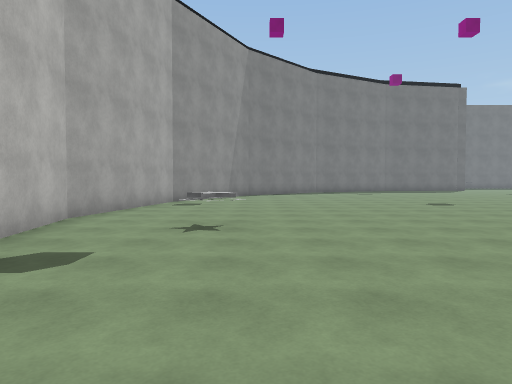
view 1 (above)

24 first-person views from a walk through a Unity game level. The camera is 1.4 m above the floor, tilts 2° down and sees 70° across. The floor is counted in squares, 2 m on a side. Each view is taken from the middle of a square. On the plan, view 1 faces up. The plan holds only what a view shows up to about 11 squares ahead; the rest is blank. The place goes on beyond the plan. The player is left out. Some surface patterns are stand-ins.

view 2
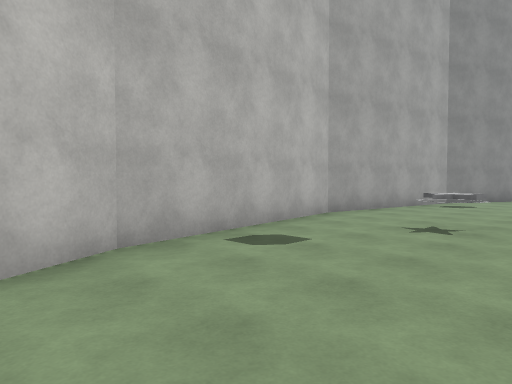

view 3
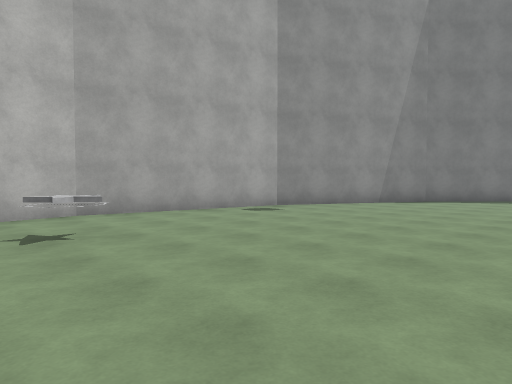

view 4
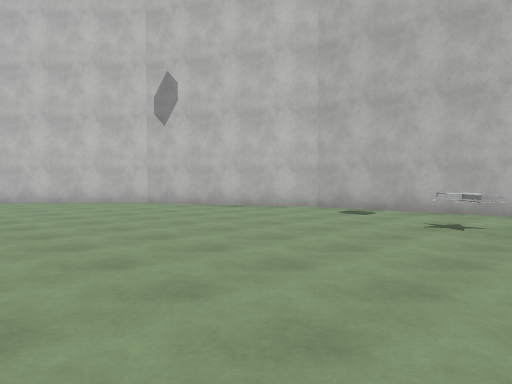

view 5
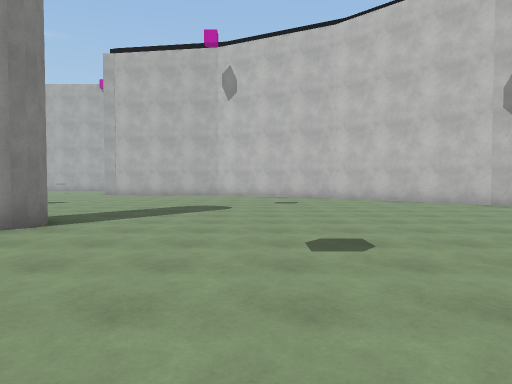

view 6
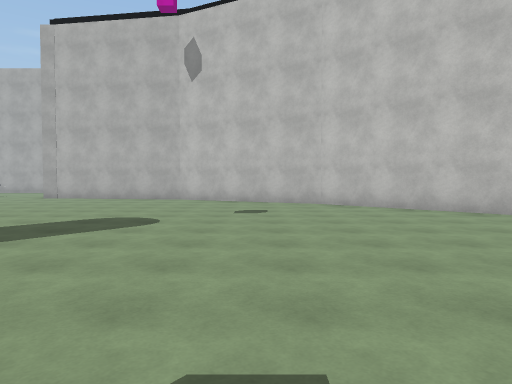

view 7
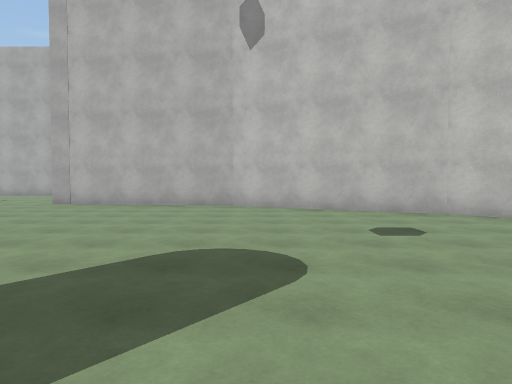

view 8
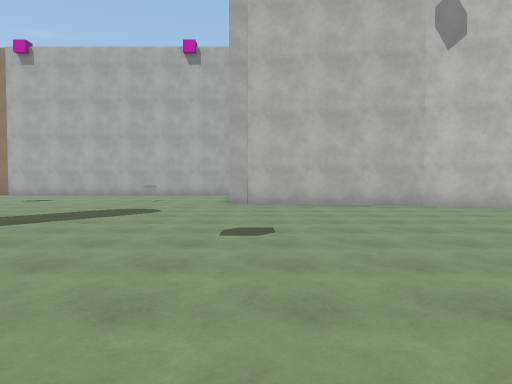

view 9
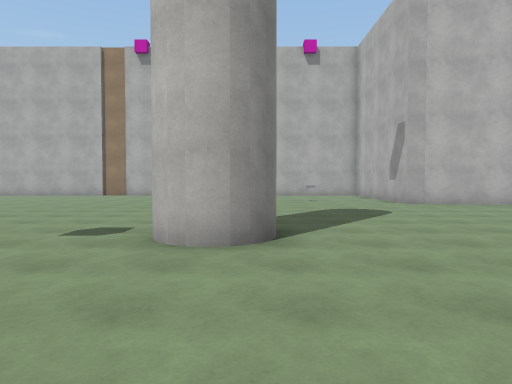

view 10
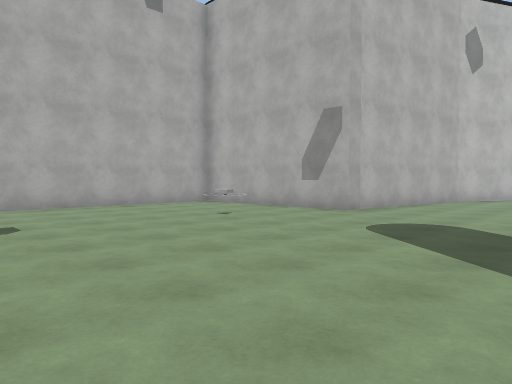

view 11
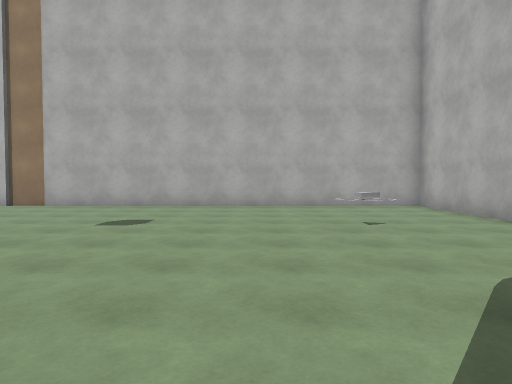

view 12
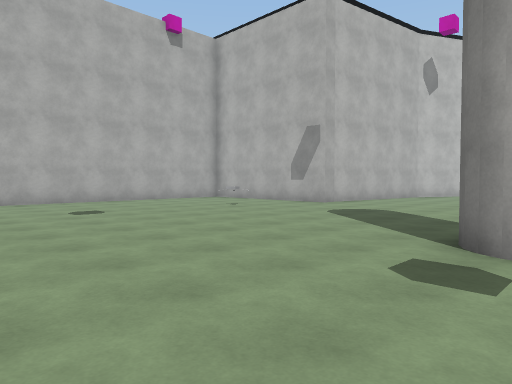

view 13
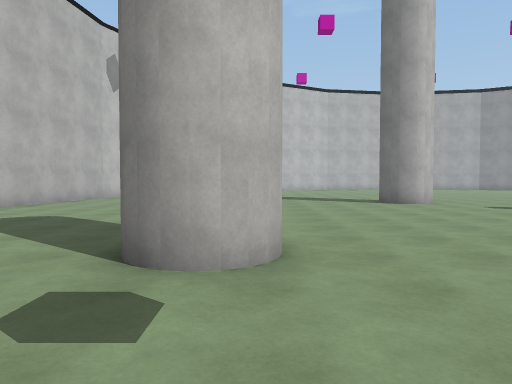

view 14
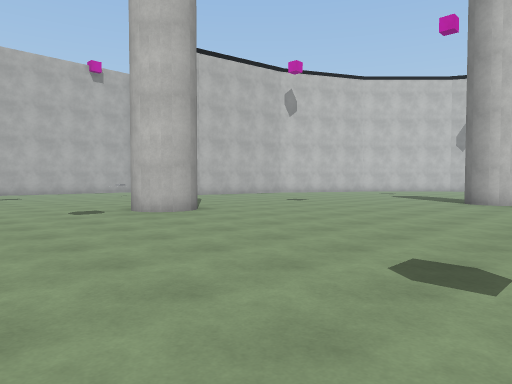

view 15
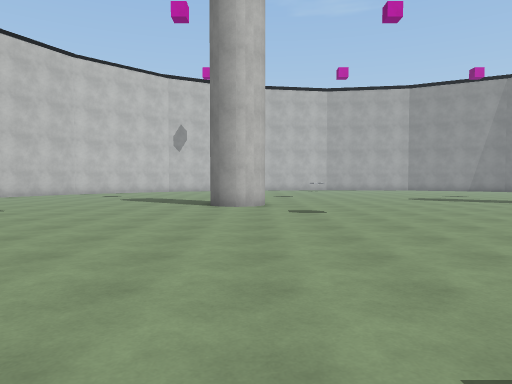

view 16
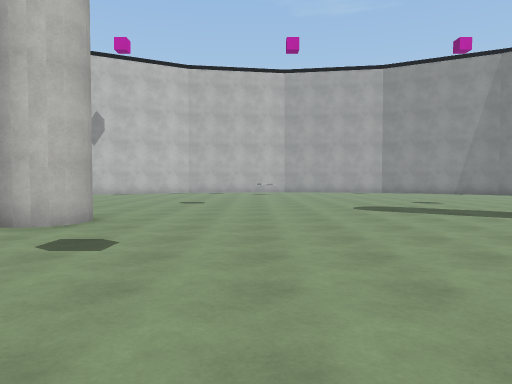

view 17
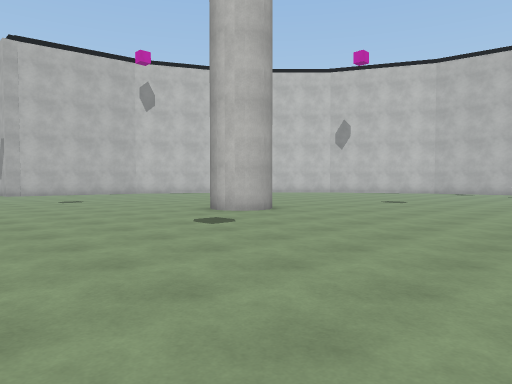

view 18
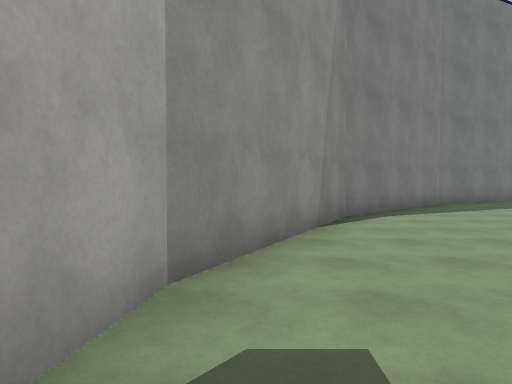

view 19
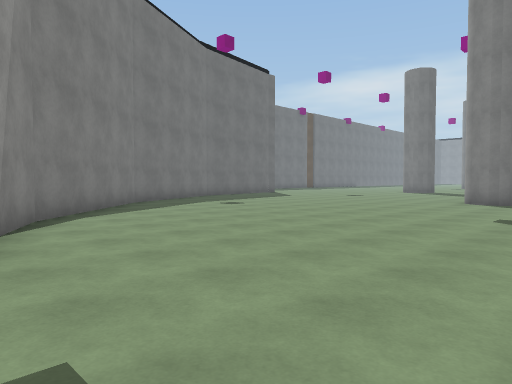

view 20
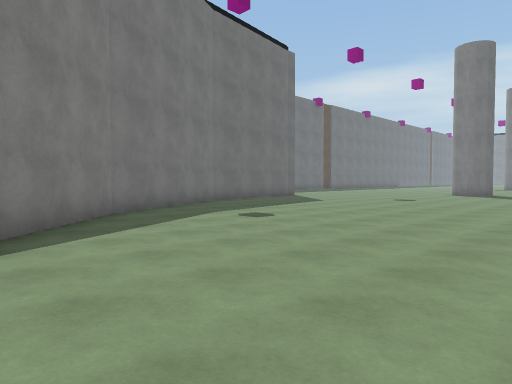

view 21
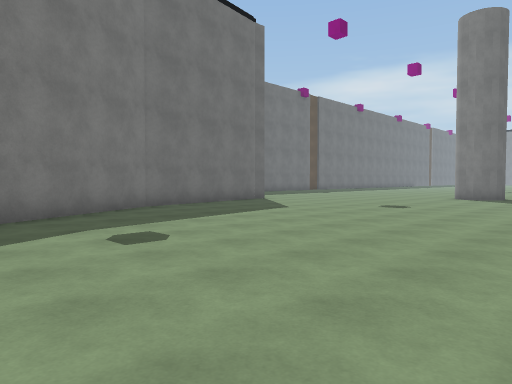

view 22
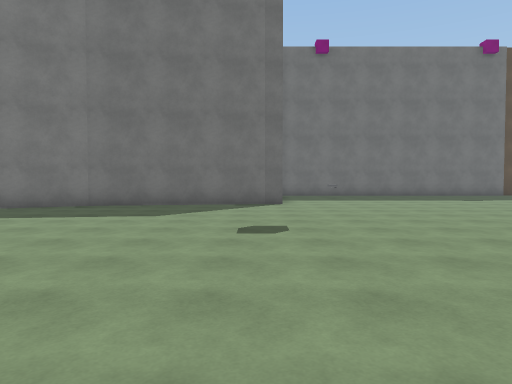

view 23
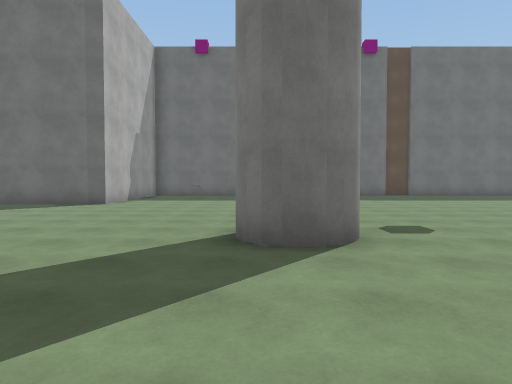

view 24
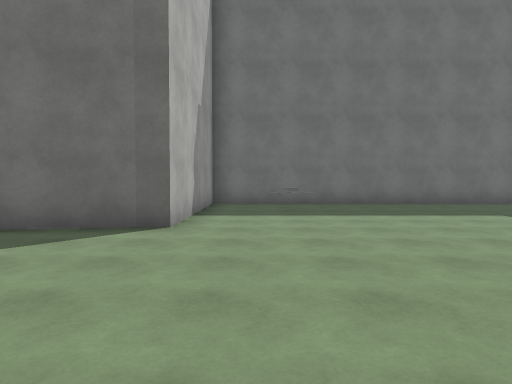

### Floor plan
Key: @ floor where view 1 was taken; # wall or solid block; . floor; O other object.
Columns run from 4 left of view 1 to 22 right of it. Each row starts with its distance up from view 1.
 28                 ### ######
 27                 #.........
 26                 #..O.....
 25                 #..O.....
 24                 #.......
 23                ##..........
 22           ######...........
 21         ###................
 20        ##..................
 19       ##.............. ....
 18      ##............... ...
 17     ##...............# ...
 16    ##................##..
 15   ##....................
 14   #.....................
 13  ##...............  ...
 12  #............# .    .
 11  #............#
 10  #............
  9  #..............
  8 ##...................
  7 #....................
  6 #..O.................
  5 ##.O.................
  4  #.........................
  3  #.........................
  2  #............#............
  1  #............#............
  0  ##.@.....................
 -1   #.......................
 -2   ##......................
 -3    ##................##....
 -4     ##...............##....
 -5      ##....................
 -6       ##...................
 -7        ##..................
 -8         ###................
 -9           ######...........
-10                ##..O.......
-11                 #..O......
-12                 #..........
-13                 #..........
-14                 #..........
-15                 ### ######

Positions as (right, up) in squares from view 1, and headings:
1: (0, 0), facing up
2: (1, 0), facing up-left
3: (4, 4), facing up-left
4: (5, 7), facing down-left
5: (6, 7), facing down
6: (5, 4), facing down
7: (7, 1), facing down
8: (12, 1), facing down
9: (17, 1), facing down
10: (20, -5), facing down-left
11: (17, -5), facing down
12: (22, -3), facing down-left
13: (21, -3), facing left
14: (22, 4), facing down-left
15: (20, 2), facing left
16: (16, 5), facing left
17: (16, 8), facing down-left
18: (-2, 9), facing up
19: (-2, 9), facing up-right
20: (0, 12), facing up-right
21: (3, 13), facing up-right
22: (12, 12), facing up
23: (17, 12), facing up
24: (14, 17), facing up
